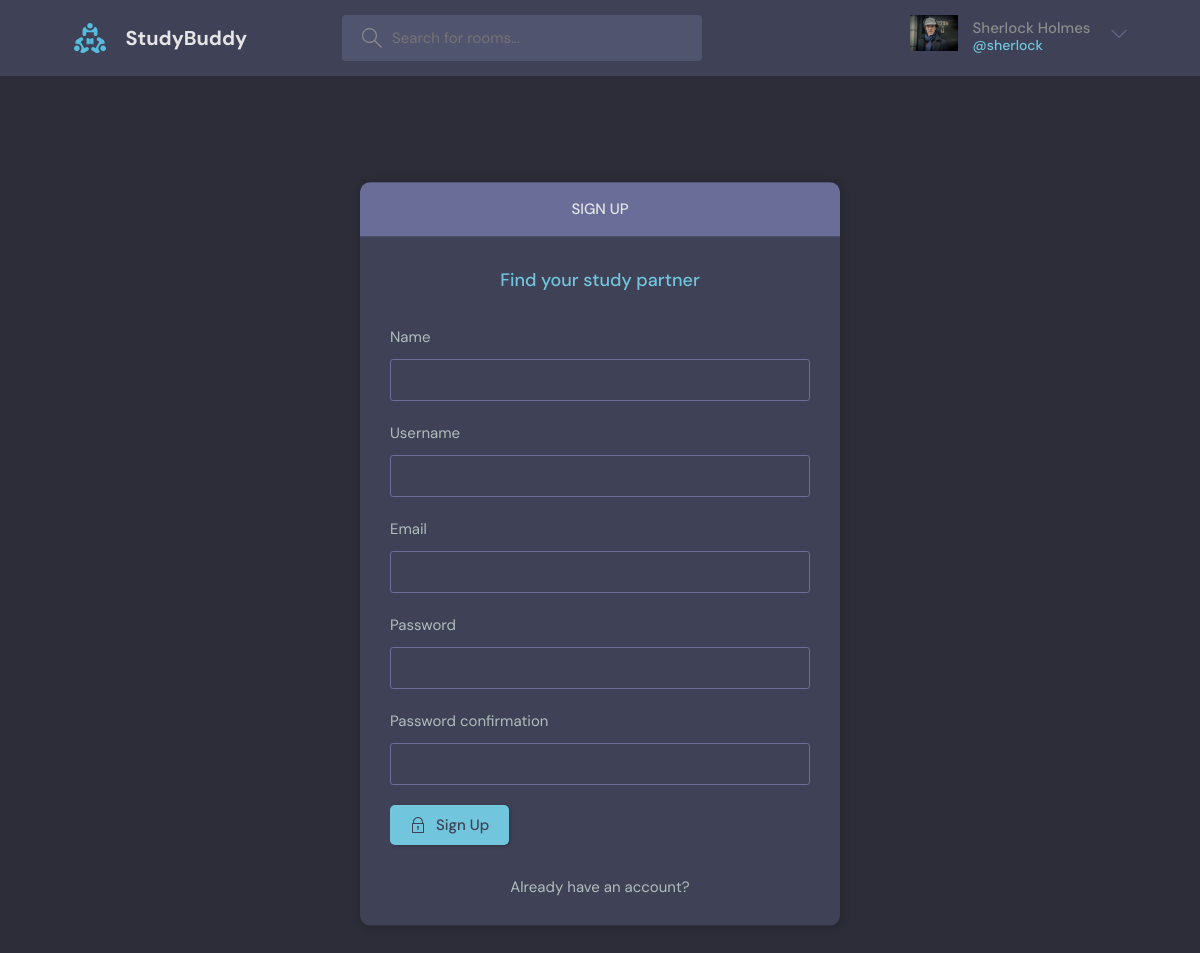
Page /register/ (signed in) on the committed database.
### base/models.py (models this page shows)
class User(AbstractUser):
  name = models.CharField(max_length=300, null=True)
  email = models.EmailField(unique=True)
  bio = models.TextField(null=True)
  avatar = models.ImageField(null=True, default='avatar.svg')
  USERNAME_FIELD = 'email'
  REQUIRED_FIELDS = []

### base/views.py (the view, shortened to what this page needs)
# urls.py: path("register/", views.register_page, name="register-page"),
def register_page(request):
    form = MyUserCreationForm()
    context = {"page": "register", "form": form}
    return render(request, "base/login_register.html", context)

### base/forms.py
class MyUserCreationForm(UserCreationForm):
     class Meta:
        model = User
        fields = ['name', 'username', 'email', 'password1', 'password2']

### base/templates/base/login_register.html (shortened to what this page needs)
{% extends 'main.html' %} {% block content %}
<main class="auth layout">
  <div class="container">
    <div class="layout__box">
      <div class="layout__boxHeader">
        <div class="layout__boxTitle">
          {% if page == 'login' %}
            <h3>Login</h3>
          {% else %}
            {%if page == 'register' %}
            <h3>Sign Up</h3>
            {% else %}
            <h3>Change {{request.user}} Password</h3>
            {% endif %}
          {% endif %}
        </div>
      </div>
      <div class="layout__body">
        {% if page == 'register' %}
        <h2 class="auth__tagline">Find your study partner</h2>
        <form class="form" action="#" method="POST" enctype="multipart/form-data">
          {% for field in form %}
          <div class="form__group form__group">
            <label for="{{field.id}}">{{field.label}}</label>
            {{field}}
          </div>
          {% endfor %}
          <button class="btn btn--main" type="submit">
            Sign Up
          </button>
        </form>
        <div class="auth__action">
          <p>Already have an account?</p>
        </div>
        {% endif %}
      </div>
    </div>
  </div>
</main>
{% endblock content %}

### templates/navbar.html (shortened to what this page needs)
{% load static %}
<header class="header header--loggedIn">
  <div class="container">
    <a href="{% url 'home' %}" class="header__logo">
      <img src="{% static 'assets/logo.svg' %}" />
      <h1>StudyBuddy</h1>
    </a>
  <form action="{% url 'home' %}" method="GET" class="header__search">
      <label>
        <input type="text" name="q" placeholder="Search for rooms..." />
      </label>
    </form>
    <nav class="header__menu">
  {% if request.user.is_authenticated %}
      <div class="header__user">
        <a href="{% url 'profile' request.user.id %}">
          <div class="avatar avatar--medium active">
            <img src="{{request.user.avatar.url}}" />
          </div>
          <p>{{request.user.name}}<span>@{{request.user.username}}</span></p>
        </a>
        <button class="dropdown-button">
          <svg
            version="1.1"
            xmlns="http://www.w3.org/2000/svg"
            width="32"
            height="32"
            viewBox="0 0 32 32"
          >
            <title>chevron-down</title>
            <path d="M16 21l-13-13h-3l16 16 16-16h-3l-13 13z"></path>
          </svg>
        </button>
      </div>
    {% endif %}
    </nav>
  </div>
</header>

### static/styles/style.css (style rules this page uses)
:root { --color-main: #71c6dd; --color-main-light: #e1f6fb; --color-dark: #3f4156; --color-dark-medium: #51546e; --color-dark-light: #696d97; --color-light: #e5e5e5; --color-gray: #8b8b8b; --color-light-gray: #b2bdbd; --color-bg: #2d2d39; --color-success: #5dd693; --color-error: #fc4b0b; }
* { font-family: "DM Sans", -apple-system, BlinkMacSystemFont, "Segoe UI", Roboto, Oxygen, Ubuntu, Cantarell, "Open Sans", "Helvetica Neue", sans-serif; margin: 0; padding: 0; box-sizing: border-box; text-rendering: optimizeLegibility; font-size: inherit; }
html { font-size: 56.25%; }
@media only screen and (min-width: 1200px) { html { font-size: 62.5%; } }
body { line-height: 1.6; font-weight: 400; font-size: 1.5rem; color: var(--color-light-gray); background-color: var(--color-bg); min-height: 100vh; }
img { width: 100%; }
a { display: inline-block; color: var(--color-main); text-decoration: none; }
.container { max-width: 120rem; width: 90%; margin: auto; }
.btn { background-color: transparent; border: none; display: inline-flex; align-items: center; gap: 1rem; cursor: pointer; transition: all ease-in-out 0.3s; padding: 1rem 2rem; border-radius: 5px; box-shadow: 1px 1px 3px 1px rgba(0, 0, 0, 0.15); font-weight: 500; }
.btn--main { background-color: var(--color-main); color: var(--color-dark); }
.btn > svg { fill: currentColor; width: 1.6rem; height: 1.6rem; }
.header { padding: 1.5rem; background-color: var(--color-dark); }
.header > .container { display: flex; gap: 9.5rem; }
.header__logo, .header__user { display: flex; gap: 2rem; align-items: center; }
.header__logo > img { height: 3.2rem; width: 3.2rem; }
.header__logo > h1 { font-weight: 700; font-size: 2rem; color: var(--color-light); }
.header__search > label { background-color: var(--color-dark-medium); padding: 1.3rem 1rem; display: flex; align-items: center; gap: 1rem; border-radius: 4px; }
.header__search svg { fill: var(--color-gray); width: 2rem; height: 2rem; margin-left: 1rem; }
.header__search input { width: 30rem; background: transparent; border: none; outline: none; color: var(--color-light); }
.header__menu { margin-left: auto; position: relative; }
.header__menu a { display: flex; gap: 1.5rem; align-items: center; font-weight: 500; text-decoration: none; color: var(--color-gray); }
.header__menu img { height: 3.6rem; }
.header__menu p { line-height: 1.2; }
.header__menu span { color: var(--color-main); font-weight: 500; font-size: 1.4rem; display: block; }
.header__menu svg { width: 1.6rem; height: 1.6rem; fill: var(--color-dark-light); }
.dropdown-button { background: transparent; border: 0; outline: 0; cursor: pointer; }
.layout { margin-top: 2.4rem; }
.layout > .container { display: flex; justify-content: space-between; align-items: flex-start; }
.layout__box { width: 90%; max-width: 48rem; min-height: 40rem; position: absolute; top: 50%; left: 50%; transform: translate(-50%, -46%); background-color: var(--color-dark); border-radius: 1rem; box-shadow: 1px 1px 6px 3px rgba(0, 0, 0, 0.1); overflow: hidden; }
.layout__boxHeader { display: flex; padding: 1.5rem; background-color: var(--color-dark-light); }
.layout__boxTitle { display: flex; gap: 1.5rem; align-items: center; }
.layout__boxTitle h3 { text-transform: uppercase; font-weight: 500; color: var(--color-light); }
.layout__body { margin: 3rem; }
.form__group { margin-bottom: 2rem; width: 100%; }
.form__group label { display: block; font-size: 1.5rem; margin-bottom: 1rem; }
.form__group input, .form__group textarea, .form__group select { background: transparent; border: 1px solid var(--color-dark-light); padding: 1rem; border-radius: 3px; width: 100%; color: var(--color-light); font-weight: 500; outline: none; }
.auth__tagline { text-align: center; margin-bottom: 3rem; color: var(--color-main); font-weight: 500; font-size: 1.8rem; }
.auth .layout__boxHeader { text-align: center; justify-content: center; }
.auth__action { margin-top: 3rem; text-align: center; }

### templates/main.html (style rules this page uses)
body { max-height: 90vh; overflow: hidden; }
* { scrollbar-width: none; -ms-overflow-style: none; }
.layout__body { max-height: 60vh; overflow: scroll; }

### rows in the picture
User: user.avatar (picture), user.name "Sherlock Holmes", user.username "sherlock"

### other values in the picture
{{ field.label }} "Name" "Username" "Email" "Password" "Password confirmation"
